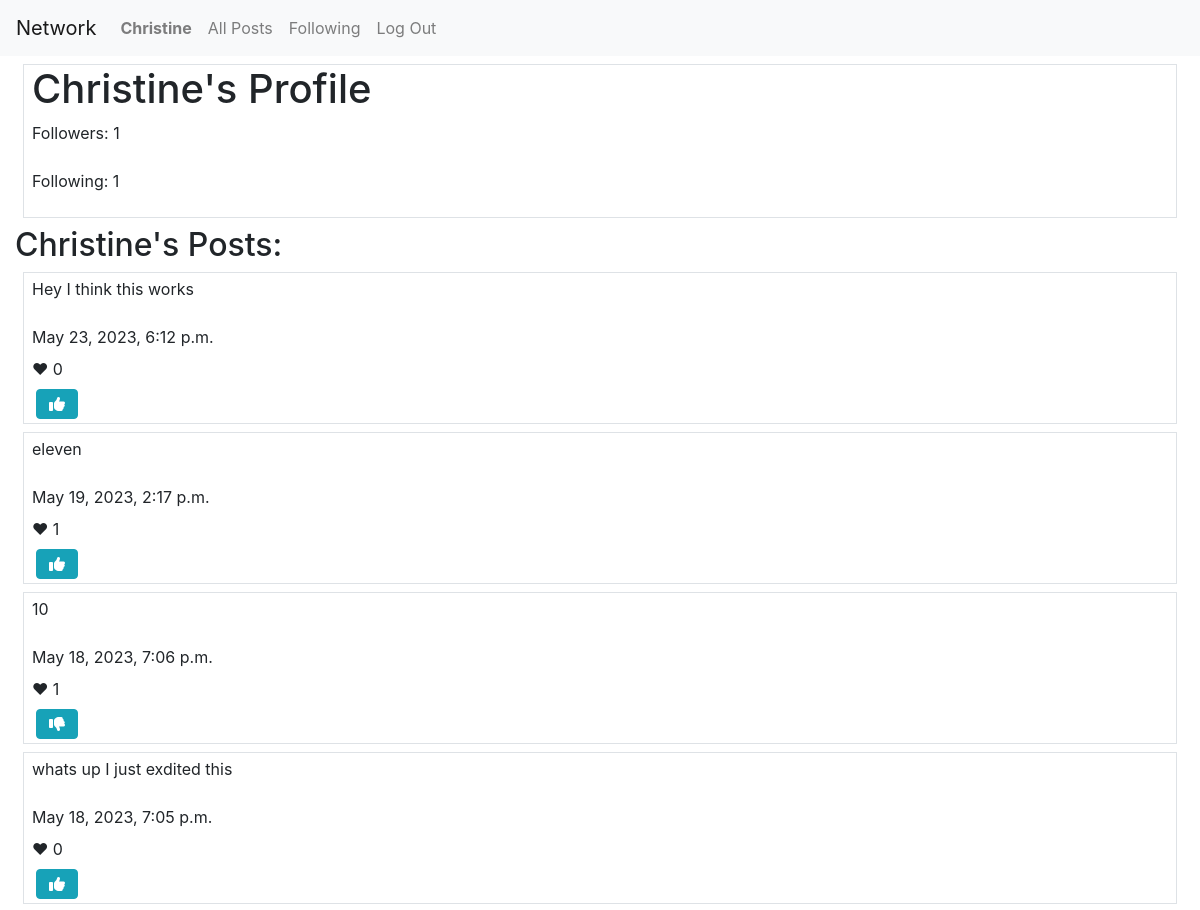
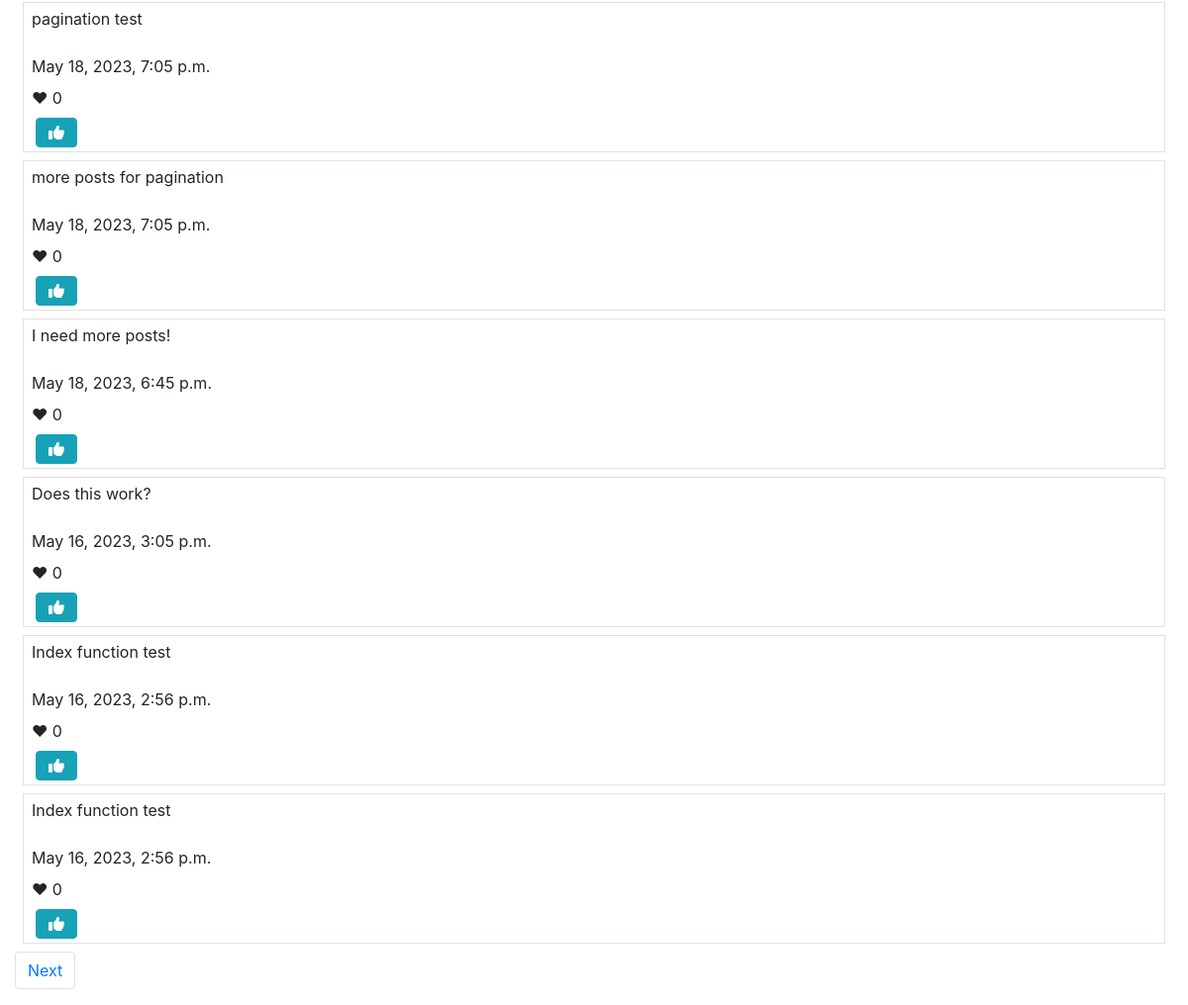
Page /profile/1 (signed in) on the earlier database version (2 pictures, top to bottom).
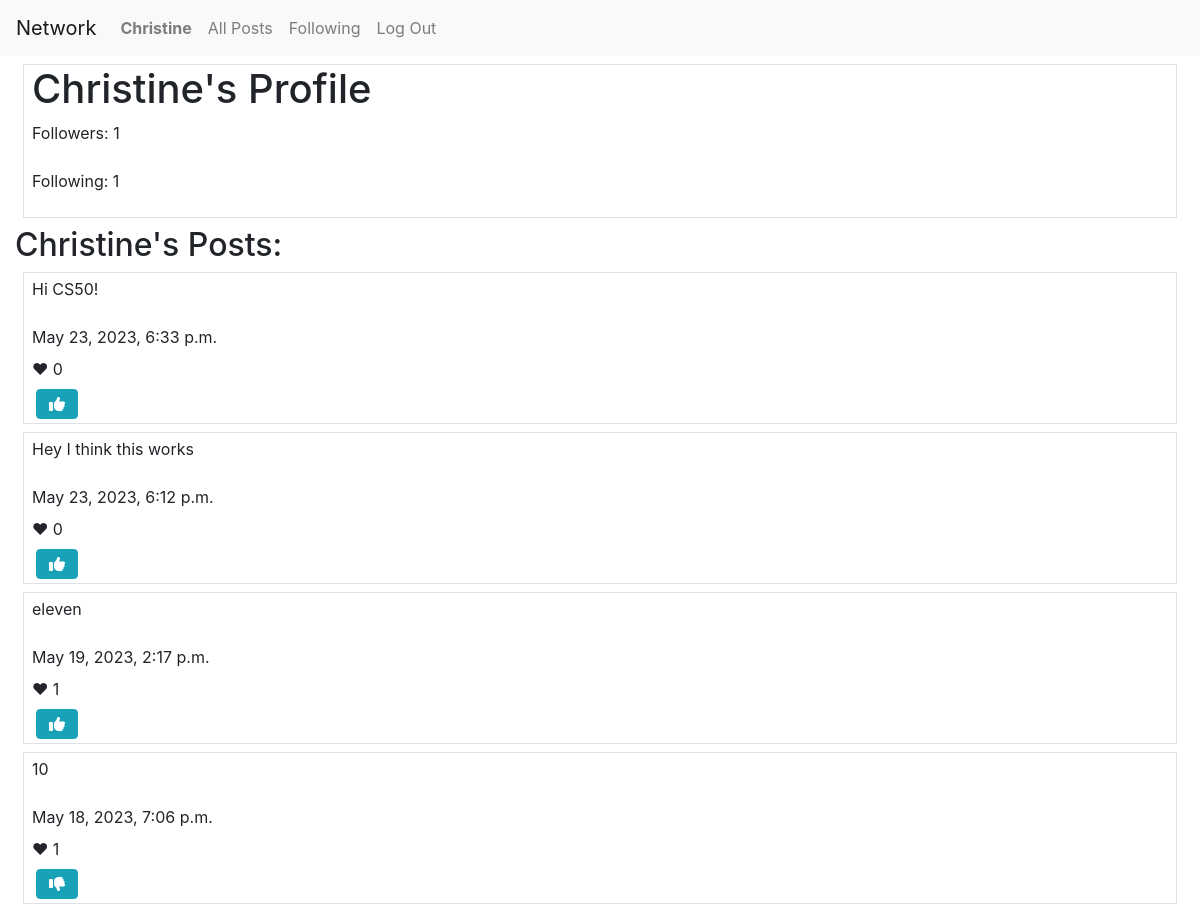
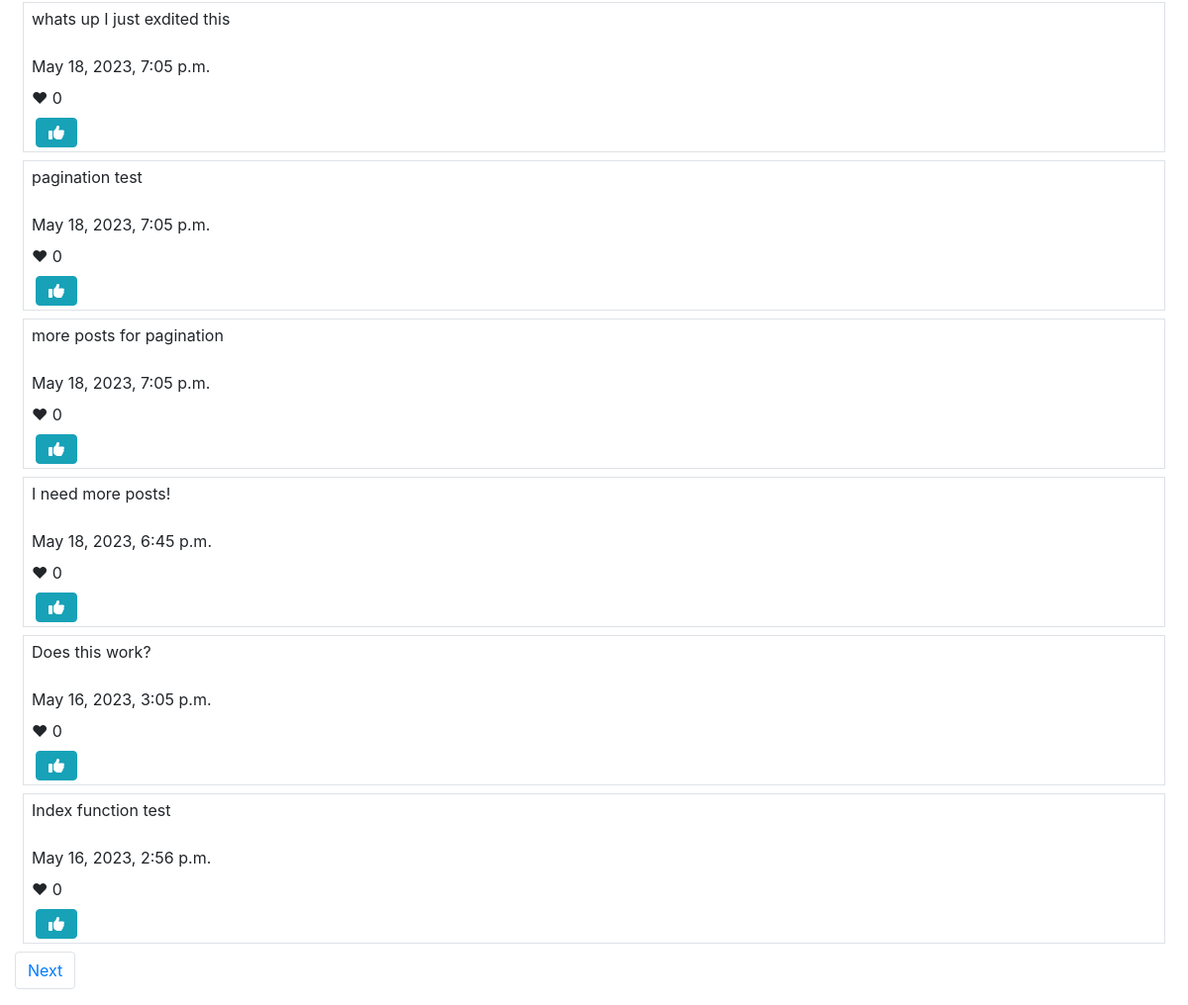
Same page on the later database version (2 pictures, top to bottom).
### network/models.py (models this page shows, shortened)
class Post(models.Model):
    user = models.ForeignKey(User, on_delete=models.CASCADE, related_name="author")
    content = models.TextField(max_length=500)
    date = models.DateTimeField(auto_now_add=True)

### network/views.py (the view)
# urls.py: path("profile/<int:id>", views.display_profile, name="display_profile"),
def display_profile(request, id):
    user = User.objects.get(pk=id)
    posts = Post.objects.filter(user=user).order_by('-date')
    followers = Follower.objects.filter(user_followed=user)
    following = Follower.objects.filter(user_following=user)
    is_follower = followers.filter(user_following=request.user)
    user_is_following = len(is_follower) > 0
    paginator = Paginator(posts, 10)
    page_number = request.GET.get('page')
    page_obj = paginator.get_page(page_number)
    likes = Like.objects.all()
    liked_posts = []
    try:
        for like in likes:
            if like.user.id == request.user.id:
                liked_posts.append(like.post.id)
    except:
        liked_posts = []
    return render(request, "network/profile.html", {
        "user": user,
        "posts": posts,
        "following": following,
        "followers": followers,
        "is_following": user_is_following,
        "current_user": request.user.id,
        "page_obj": page_obj,
        "liked_posts": liked_posts,
        "likes": likes
    })

### network/templates/network/profile.html (shortened to what this page needs)
{% extends "network/layout.html" %}
{% block body %}
    <div class="container-fluid">
        <div class="row m-2 border flex-column pl-2">
        <h1>{{ user }}'s Profile</h1>
        <span>Followers: {{ followers.count }}</span><br>
        <span>Following: {{ following.count}}</span><br>
            </div>
        <h2>{{ user }}'s Posts:</h2>
    </div>
    <div class="container-fluid">
        {% for post in page_obj %}
            <div class="row m-2 border flex-column pl-2">
                <div class="my-1">
                    <p>{{ post.content }}</p>
                </div>
                <div class="my-1">
                    <span>{{ post.date }}</span>
                </div>
                <div class="my-1">
                    <span>&#10084; </span><span id="likeCount_{{ post.id }}">{{ post.post_like.count }}</span>
                </div>
                <div class="my-1">
                {% if post.id in liked_posts %}
                    <button class="btn btn-info fa fa-thumbs-down ml-1" id="{{ post.id }}" onclick="likePost({{ post.id }}, {{ liked_posts }})"></button>
                {% else %}
                    <button class="btn btn-info fa fa-thumbs-up ml-1" id="{{ post.id }}" onclick="likePost({{ post.id }}, {{ liked_posts }})"></button>
                {% endif %}
                </div>
            </div>
        {% endfor %}
    <div class="pagination">
        <nav aria-label="Page navigation example">
            <ul class="pagination">
                {% if page_obj.has_next %}
                    {% if page_obj.next_page_number == page_obj.paginator.num_pages %}
                        <li class="page-item"><a class="page-link" href="?page={{ page_obj.paginator.num_pages }}">Next</a></li>
                    {% else %}
                        <li class="page-item"><a class="page-link" href="?page={{ page_obj.next_page_number }}">Next</a></li>
                    {% endif %}
                {% endif %}
            </ul>
        </nav>
    </div>
</div>
{% endblock %}

Differences in the rows shown:
no longer on this page (row unchanged): Post: content "Index function test", date "May 16, 2023, 2:56 p.m.", post_like.count "0"
added Post: content "Hi CS50!", date "May 23, 2023, 6:33 p.m.", post_like.count "0"
